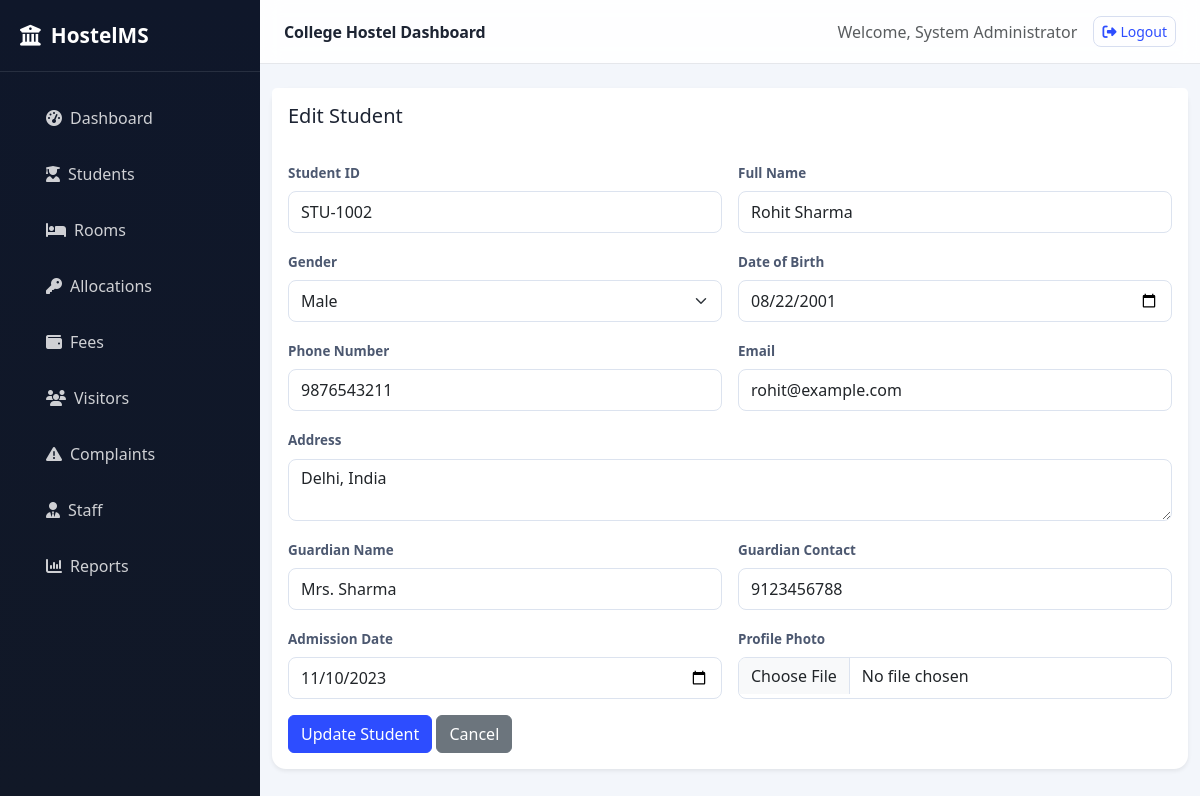
/student_edit.php?id=2 (signed in), run on the app's committed database.
### tables this page shows
CREATE TABLE students (
    id INT AUTO_INCREMENT PRIMARY KEY,
    student_id VARCHAR(30) NOT NULL UNIQUE,
    full_name VARCHAR(100) NOT NULL,
    gender ENUM('Male','Female','Other') NOT NULL,
    dob DATE NOT NULL,
    phone VARCHAR(20) NOT NULL,
    email VARCHAR(100) NOT NULL,
    address TEXT NOT NULL,
    guardian_name VARCHAR(100) NOT NULL,
    guardian_contact VARCHAR(20) NOT NULL,
    admission_date DATE NOT NULL,
    photo VARCHAR(255) DEFAULT NULL,
    created_at TIMESTAMP DEFAULT CURRENT_TIMESTAMP
);

### config.php (called while the page is built, shortened)
<?php
$host = getenv('HOSTEL_DB_HOST') ?: 'localhost';
$user = getenv('HOSTEL_DB_USER') ?: 'root';
$pass = getenv('HOSTEL_DB_PASS') ?: '';
$dbname = getenv('HOSTEL_DB_NAME') ?: 'hostel_management';
$conn = new mysqli($host, $user, $pass, $dbname);
function getAdminName() {
    global $conn;
    $stmt = $conn->prepare('SELECT full_name FROM admins WHERE id = ?');
    $stmt->bind_param('i', $_SESSION['admin_id']);
    $stmt->execute();
    $result = $stmt->get_result();
    $admin = $result->fetch_assoc();
    return $admin ? $admin['full_name'] : 'Admin';
}

### student_edit.php (the view, shortened to what this page needs)
<?php
require_once __DIR__ . '/config.php';
$id = (int)($_GET['id'] ?? 0);
$stmt = $conn->prepare('SELECT * FROM students WHERE id = ?');
$stmt->bind_param('i', $id);
$stmt->execute();
$student = $stmt->get_result()->fetch_assoc();
?>
<!DOCTYPE html>
<html lang="en">
<head>
    <link href="https://cdn.jsdelivr.net/npm/bootstrap@5.3.3/dist/css/bootstrap.min.css" rel="stylesheet">
    <link rel="stylesheet" href="https://cdnjs.cloudflare.com/ajax/libs/font-awesome/6.5.2/css/all.min.css">
    <link rel="stylesheet" href="assets/css/style.css">
</head>
<body>
    <?php include __DIR__ . '/includes/sidebar.php'; ?>
    <main class="main-content">
        <?php include __DIR__ . '/includes/navbar.php'; ?>
        <div class="container-fluid py-4">
            <div class="card shadow-sm border-0">
                <div class="card-header bg-white border-0 py-3">
                    <h5 class="mb-0">Edit Student</h5>
                </div>
                <div class="card-body">
                    <form method="POST" enctype="multipart/form-data" class="row g-3">
                        <div class="col-md-6"><label class="form-label">Student ID</label><input type="text" class="form-control" value="<?= htmlspecialchars($student['student_id']) ?>" readonly></div>
                        <div class="col-md-6"><label class="form-label">Full Name</label><input type="text" name="full_name" class="form-control" value="<?= htmlspecialchars($student['full_name']) ?>" required></div>
                        <div class="col-md-6"><label class="form-label">Gender</label><select name="gender" class="form-select" required>
                            <option value="Male" <?= $student['gender'] == 'Male' ? 'selected' : '' ?>>Male</option>
                        </select></div>
                        <div class="col-md-6"><label class="form-label">Date of Birth</label><input type="date" name="dob" class="form-control" value="<?= htmlspecialchars($student['dob']) ?>" required></div>
                        <div class="col-md-6"><label class="form-label">Phone Number</label><input type="tel" name="phone" class="form-control" value="<?= htmlspecialchars($student['phone']) ?>" required></div>
                        <div class="col-md-6"><label class="form-label">Email</label><input type="email" name="email" class="form-control" value="<?= htmlspecialchars($student['email']) ?>" required></div>
                        <div class="col-md-12"><label class="form-label">Address</label><textarea name="address" class="form-control" required><?= htmlspecialchars($student['address']) ?></textarea></div>
                        <div class="col-md-6"><label class="form-label">Guardian Name</label><input type="text" name="guardian_name" class="form-control" value="<?= htmlspecialchars($student['guardian_name']) ?>" required></div>
                        <div class="col-md-6"><label class="form-label">Guardian Contact</label><input type="text" name="guardian_contact" class="form-control" value="<?= htmlspecialchars($student['guardian_contact']) ?>" required></div>
                        <div class="col-md-6"><label class="form-label">Admission Date</label><input type="date" name="admission_date" class="form-control" value="<?= htmlspecialchars($student['admission_date']) ?>" required></div>
                        <div class="col-md-6"><label class="form-label">Profile Photo</label><input type="file" name="photo" class="form-control" accept="image/*"></div>
                        <div class="col-12">
                            <button type="submit" class="btn btn-primary">Update Student</button>
                            <a href="students.php" class="btn btn-secondary">Cancel</a>
                        </div>
                    </form>
                </div>
            </div>
        </div>
    </main>
</body>
</html>

### includes/navbar.php (shortened to what this page needs)
<nav class="top-navbar">
    <div class="container-fluid d-flex justify-content-between align-items-center py-3 px-4">
        <div>
            <span class="fw-bold text-primary">College Hostel Dashboard</span>
        </div>
        <div class="d-flex align-items-center gap-3">
            <span class="text-muted">Welcome, <?= htmlspecialchars(getAdminName()) ?></span>
            <a href="logout.php" class="btn btn-outline-primary btn-sm">
                <i class="fa-solid fa-right-from-bracket me-1"></i>Logout
            </a>
        </div>
    </div>
</nav>
        <?php include __DIR__ . '/sidebar.php'; ?>

### assets/css/style.css (style rules this page uses)
:root { --primary: #2d4dff; --primary-dark: #1e3ad8; --secondary: #f4f7ff; --text: #1d2433; --muted: #6b7280; --success: #12b76a; --warning: #f59e0b; --danger: #ef4444; --light: #f8fafc; --border: #e5e7eb; }
* { box-sizing: border-box; }
body { font-family: 'Segoe UI', Tahoma, sans-serif; background: #f3f6fb; color: var(--text); line-height: 1.5; }
.main-content { margin-left: 260px; min-height: 100vh; }
.top-navbar { background: rgba(255,255,255,0.9); backdrop-filter: blur(10px); border-bottom: 1px solid var(--border); position: sticky; top: 0; z-index: 1000; }
.top-navbar .text-primary { color: var(--text) !important; letter-spacing: -0.01em; }
.top-navbar .btn-outline-primary { border-color: #d7def0; color: var(--primary); border-radius: 8px; }
.card { border-color: #e5eaf3; border-radius: 14px; }
.card-header { color: var(--text); }
.form-control, .form-select { min-height: 42px; border-color: #dce3ef; border-radius: 8px; }
.form-label { color: #4c5870; font-size: 0.84rem; font-weight: 600; }
.btn-primary { background: var(--primary); border-color: var(--primary); }

### data on the page
students: student "STU-1002", full_name "Rohit Sharma", gender "Male", dob "08/22/2001", phone "9876543211", email "rohit@example.com", address "Delhi, India", guardian_name "Mrs. Sharma", guardian_contact "9123456788", admission_date "11/10/2023"

### other printed values
getAdminName() "System Administrator"
